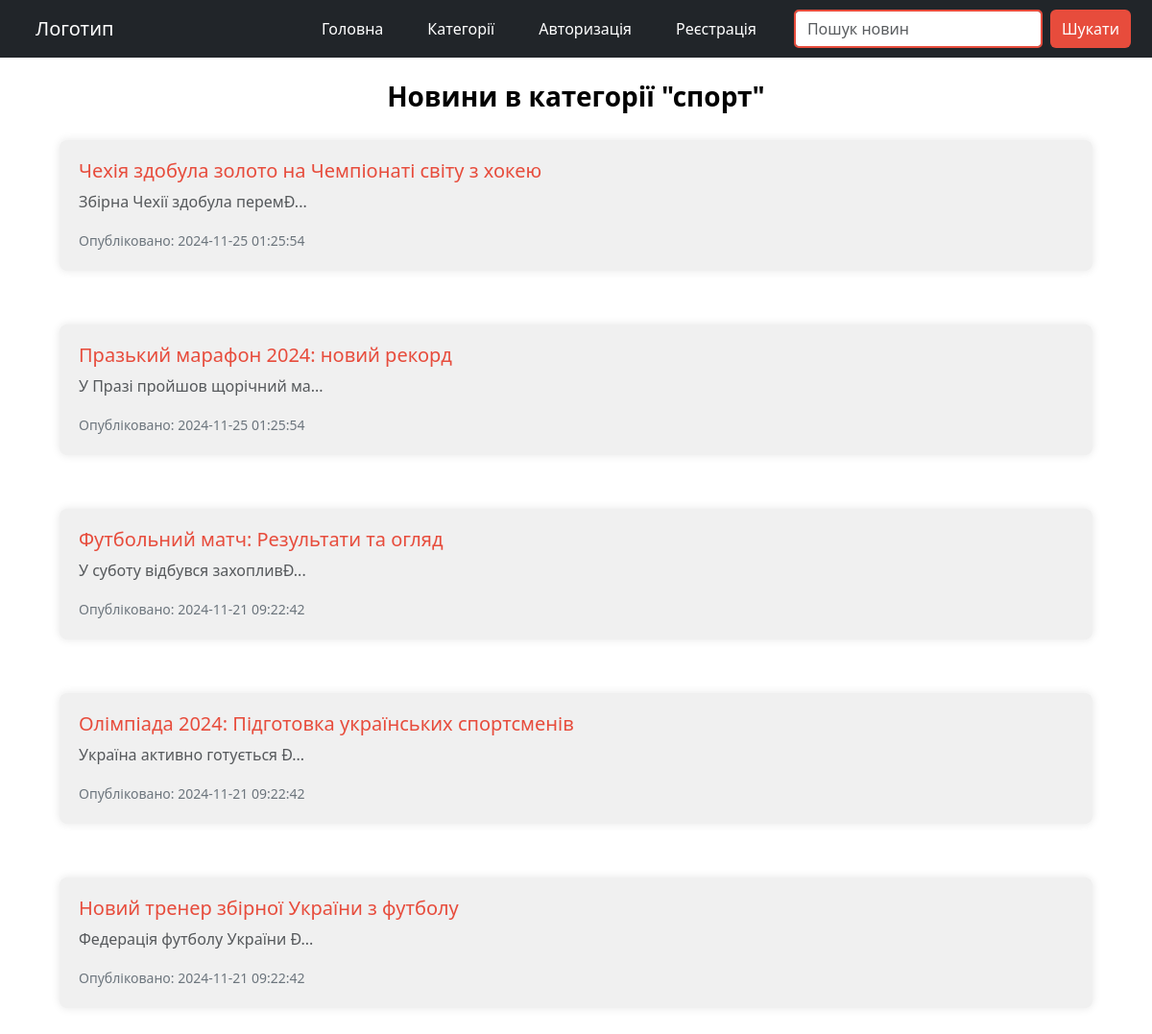
The app's page /pages/search_by_categories.php?id=1 with its own data.
### tables this page shows
CREATE TABLE `categories` (
  `id` int(11) NOT NULL,
  `name` varchar(255) NOT NULL,
  `description` text NOT NULL
);

CREATE TABLE `news` (
  `id` int(11) NOT NULL,
  `title` varchar(255) NOT NULL,
  `content` text NOT NULL,
  `category_id` int(11) NOT NULL,
  `views` int(11) NOT NULL DEFAULT 0,
  `created_at` datetime NOT NULL,
  `is_deleted` tinyint(1) DEFAULT 0
);

### pages/search_by_categories.php (the view, shortened to what this page needs)
<?php
include '../db/connection.php';
$categoryId = $_GET['id'] ?? null;
$query = "SELECT * FROM news WHERE category_id = $categoryId ORDER BY created_at DESC";
$result = mysqli_query($conn, $query);
$categoryQuery = "SELECT name FROM categories WHERE id = $categoryId";
$categoryResult = mysqli_fetch_assoc(mysqli_query($conn, $categoryQuery));
$categoryName = $categoryResult['name'] ?? 'Категорія';
?>
<!DOCTYPE html>
<html lang="uk">
<head>
    <link rel="stylesheet" href="../style/bootstrap.min.css">
    <link rel="stylesheet" href="../style/global.css">
</head>
<body>
    <?php include '../components/navbar.php'; ?>
    <div class="container mt-4">
        <h3 class="text-center">Новини в категорії "<?php echo htmlspecialchars($categoryName); ?>"</h3>
        <div class="row">
            <?php if (mysqli_num_rows($result) > 0): ?>
                <?php while ($news = mysqli_fetch_assoc($result)): ?>
                    <div class="col-12 mb-3">
                        <div class="content">
                            <h5><a href="single_news.php?id=<?php echo $news['id']; ?>" class="news-title"><?php echo $news['title']; ?></a></h5>
                            <p class="text-muted"><?php echo substr(strip_tags($news['content']), 0, 50); ?>...</p>
                            <small class="text-secondary">Опубліковано: <?php echo $news['created_at']; ?></small>
                        </div>
                    </div>
                <?php endwhile; ?>
            <?php else: ?>
                <p class="text-center">У цій категорії немає новин.</p>
            <?php endif; ?>
        </div>
    </div>
</body>
</html>

### style/global.css (style rules this page uses)
body { color: #f5f5f5; font-family: Arial, sans-serif; margin: 0; padding: 0; }
.content { padding: 20px; background-color: #f0f0f0; border-radius: 8px; box-shadow: 0 0 10px rgba(0, 0, 0, 0.1); margin: 20px; }
.content { animation: fadeIn 0.5s ease-in-out; }
a { color: #e74c3c; text-decoration: none; transition: color 0.3s ease-in-out; }
.news-title { text-decoration: none; color: #e74c3c; }
.container h3 { color: #000000; font-weight: bold; }

### records on screen
categories: name "спорт"
news: title "Чехія здобула золото на Чемпіонаті світу з хокею", content "Збірна Чехії здобула перемÐ", created_at "2024-11-25 01:25:54"
news: title "Празький марафон 2024: новий рекорд", content "У Празі пройшов щорічний ма", created_at "2024-11-25 01:25:54"
news: title "Футбольний матч: Результати та огляд", content "У суботу відбувся захопливÐ", created_at "2024-11-21 09:22:42"
news: title "Олімпіада 2024: Підготовка українських спортсменів", content "Україна активно готується Ð", created_at "2024-11-21 09:22:42"
news: title "Новий тренер збірної України з футболу", content "Федерація футболу України Ð", created_at "2024-11-21 09:22:42"
